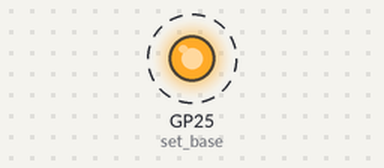
Simulated run of this program. Board: Raspberry Pi Pico running MicroPython. On the bench: output pins drawn as LEDs (lit = HIGH). Dashed ring = blinking. What the program prints to the serial console is not drawn. At 3.0 s the program stops and its outputs stay as they are.

Above: at 0.04 s.
Timing chart, 0 to 3.0 s (numbered marks = the images above):
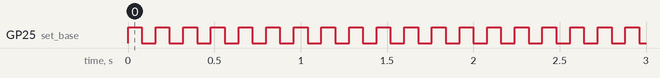

Measured:
- by itself, GP25 (set_base): alternates HIGH for 0.08 s and LOW for 0.08 s, 38 changes in all, then stays LOW

The program:

pio-blinker.py
```python
import time
import rp2
from machine import Pin

# Define the blink program.  It has one GPIO to bind to on the set instruction, which is an output pin.
# Use lots of delays to make the blinking visible by eye.
@rp2.asm_pio(set_init=rp2.PIO.OUT_LOW)
def blink():
    wrap_target()
    set(pins, 1)   [31]
    nop()          [31]
    nop()          [31]
    nop()          [31]
    nop()          [31]
    set(pins, 0)   [31]
    nop()          [31]
    nop()          [31]
    nop()          [31]
    nop()          [31]
    wrap()

# Instantiate a state machine with the blink program, at 2000Hz, with set bound to Pin(25) (LED on the rp2 board)
sm = rp2.StateMachine(0, blink, freq=2000, set_base=Pin(25))

# Run the state machine for 3 seconds.  The LED should blink.
sm.active(1)
print("SM started. Sleeping for 3 seconds...")
time.sleep(3)
print("Sleeping over. Stopping SM")
sm.active(0)
print("Finished")
```
